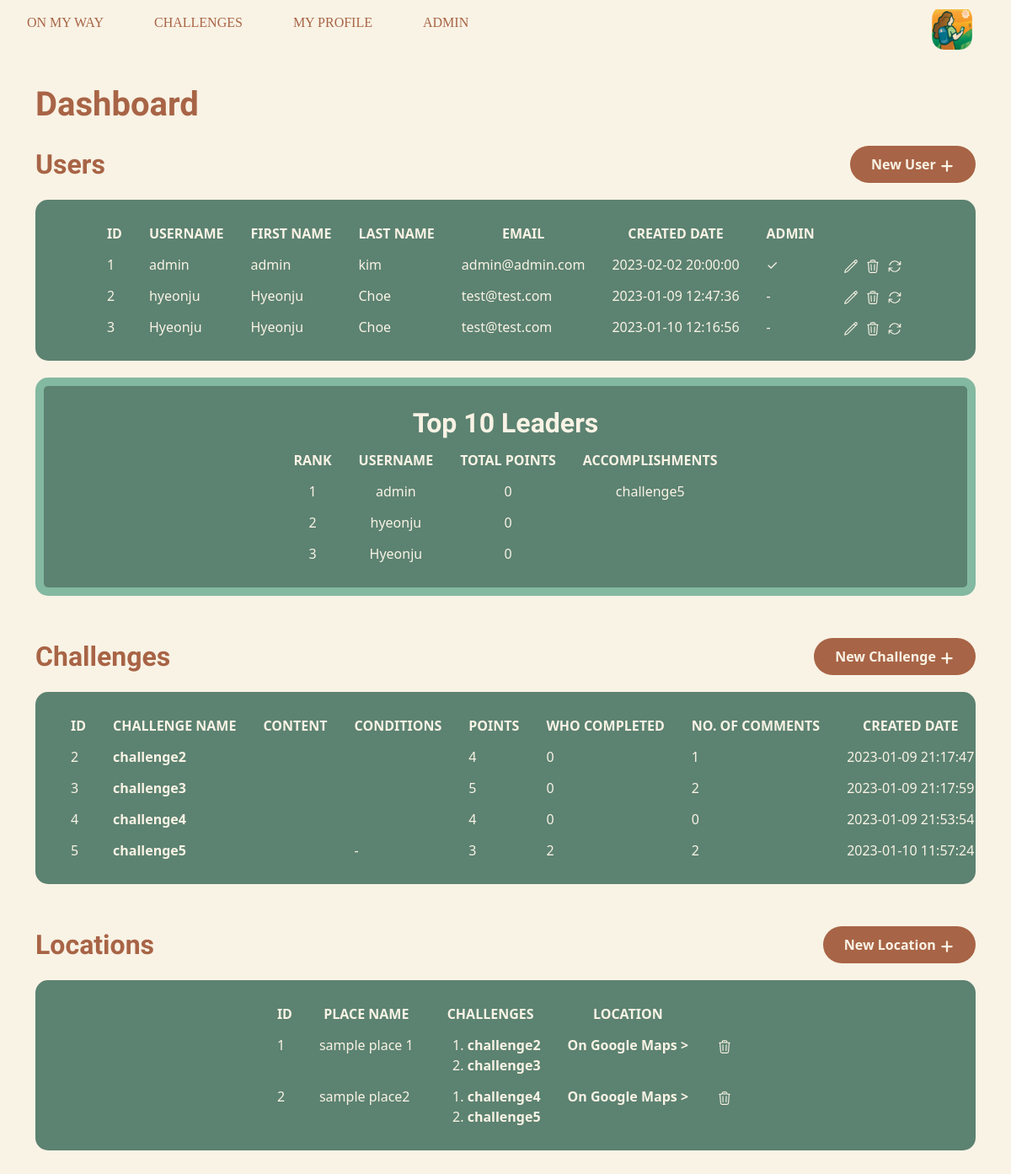
The app's page /index.php?action=admin (signed in) with its own data.
### tables this page shows
CREATE TABLE `users` (
  `id` int(11) NOT NULL,
  `username` varchar(64) NOT NULL,
  `password` varchar(64) NOT NULL,
  `first_name` varchar(64) NOT NULL,
  `last_name` varchar(64) NOT NULL,
  `email` varchar(64) NOT NULL,
  `created_date` datetime NOT NULL,
  `points_total` int(11) DEFAULT 0,
  `admin` tinyint(1) NOT NULL,
  `is_deleted` tinyint(1) NOT NULL
);

CREATE TABLE `challenges` (
  `id` int(11) NOT NULL,
  `name` varchar(30) DEFAULT NULL,
  `content` text NOT NULL,
  `place_id` int(11) NOT NULL,
  `conditions` varchar(100) DEFAULT NULL,
  `score` int(11) DEFAULT NULL,
  `users_accomplished` int(11) DEFAULT NULL,
  `created_date` datetime NOT NULL DEFAULT current_timestamp(),
  `updated_date` datetime NOT NULL DEFAULT current_timestamp()
);

CREATE TABLE `places` (
  `id` int(11) NOT NULL,
  `name` varchar(30) DEFAULT NULL,
  `latitude` decimal(18,15) NOT NULL DEFAULT 37.536228509594000,
  `longitude` decimal(18,15) NOT NULL DEFAULT 126.894975568805080
);

### controller/adminContr.class.php (called while the page is built, shortened)
<?php
include_once './model/adminManager.php';
include_once './model/challengeManager.php';
class AdminContr {
    public static function admin(){
        $manager = new Admin();
        $users = $manager->listUsers();
        $c_manager = new ChallengeManager();
        $challenges = $c_manager->getChallDataForAdmin();
        $places = $c_manager->getPlacesForAdmin();
        function stringToArray($string) {
            return explode(',', $string);
        }
        include './view/adminView.php';
    }
}

### model/adminManager.php (called while the page is built, shortened)
<?php
class Admin extends Db {
    public function listUsers()
    {
        $db = Db::connectDB();
        $users = $db->query('SELECT * FROM users WHERE is_deleted = 0');
        $users = $users->fetchAll(PDO::FETCH_ASSOC);
        return $users;
    }
}

### model/challengeManager.php (called while the page is built, shortened)
<?php
class ChallengeManager extends Db {
    public function getChallDataForAdmin() {
        $db = $this->connectDB();
        $challenges = $db->query(
            'SELECT
                challenges.id,
                challenges.name,
                challenges.content,
                challenges.conditions,
                challenges.score,
                challenges.created_date,
                challenges.updated_date,
                COUNT(user_challenge_r.id) as user_count,
                COUNT(challenge_comments.id) as comment_count
            FROM challenges
            LEFT JOIN user_challenge_r
                ON user_challenge_r.challenge_id = challenges.id
            LEFT JOIN challenge_comments
            	ON challenges.id = challenge_comments.challenge_id
            GROUP BY challenges.id;'
        );
        $challenges = $challenges->fetchAll();
        return $challenges;
    }
    public function getPlacesForAdmin() {
        $db = $this->connectDB();
        $places = $db->query(
            'SELECT
                places.id,
                places.name,
                CONCAT(places.latitude, ",", places.longitude) AS location,
                GROUP_CONCAT(challenges.name) AS challenges
            FROM places
            LEFT JOIN challenges
                ON challenges.place_id = places.id
            GROUP BY places.id;'
        );
        $places = $places->fetchAll();
        return $places;
    }
}

### view/adminView.php (the view, shortened to what this page needs)
<div class="container admin-view">
    <h1>Dashboard</h1>
    <div class="row admin-section">
        <div class="admin-title">
            <div>
                <h2>Users</h2>
            </div>
            <div>
                <div class="add-btn">
                    <a href="<?= ROOT ?>admin_register">New User
                        <div class="icon">
                            <svg xmlns="http://www.w3.org/2000/svg" fill="none" viewBox="0 0 24 24" stroke-width="3" stroke="currentColor" class="w-6 h-6">
                                <path stroke-linecap="round" stroke-linejoin="round" d="M12 4.5v15m7.5-7.5h-15" />
                            </svg>
                        </div>
                    </a>
                </div>
            </div>
        </div>
        <div>
            <div class="list-box">
                <table class="admin-table">
                    <thead>
                        <tr>
                            <th>ID</th>
                            <th>USERNAME</th>
                            <th>FIRST NAME</th>
                            <th>LAST NAME</th>
                            <th>EMAIL</th>
                            <th>CREATED DATE</th>
                            <th>ADMIN</th>
                            <th></th>
                        </tr>
                    </thead>
                    <tbody>
                        <?php foreach ($users as $user) { ?>
                                <tr>
                                    <td><?= $user['id']; ?></td>
                                    <td><?= $user['username']; ?></td>
                                    <td class="truncateTxt"><?= $user['first_name']; ?></td>
                                    <td class="truncateTxt"><?= $user['last_name']; ?></td>
                                    <td><?= $user['email']; ?></td>
                                    <td><?= $user['created_date']; ?></td>
                                    <td><?= $user['admin']==1 ? "✓":"-"; ?></td>
                                    <td>
                                        <a href="<?= ADMIN_EDIT_PATH ?>&id=<?=$user['id']?>" class="admin-table-btn" title="Edit">
                                            <div class="icon">
                                            </div>
                                        </a>
                                        <button type="button" class=" admin-table-btn delete-user" name="delete" data-id="<?= $user['id'] ?>" title="Delete">
                                            <div class="icon">
                                            </div>
                                        </button>
                                        <button type="button" class="reset-password admin-table-btn" name="reset" data-id=<?= $user['id'] ?> title="Reset PW to 0000">
                                            <div class="icon">
                                            </div>
                                        </button>
                                    </td>
                                </tr>
                        <?php } ?>
                    </tbody>
                </table>
            </div>
        </div>
        <div>
            <div class="list-box" id="leaders">
                <?php include_once 'view/leaderboardView.php'; ?>
            </div>
        </div>
    </div>
    <div class="row admin-section">
        <div class="admin-title">
            <div>
                <h2>Challenges</h2>
            </div>
            <div>
                <div class="add-btn">
                    <a href="<?= CREATE_CHALLENGE_PATH ?>">New Challenge
                        <div class="icon">
                            <svg xmlns="http://www.w3.org/2000/svg" fill="none" viewBox="0 0 24 24" stroke-width="3" stroke="currentColor" class="w-6 h-6">
                                <path stroke-linecap="round" stroke-linejoin="round" d="M12 4.5v15m7.5-7.5h-15" />
                            </svg>
                        </div>
                    </a>
                </div>
            </div>
        </div>
        <div>
            <div class="list-box">
                <table class="admin-table">
                    <form action="<?= ADMIN_PATH ?>" method="POST">
                        <thead>
                            <tr>
                                <th>ID</th>
                                <th>CHALLENGE NAME</th>
                                <th>CONTENT</th>
                                <th>CONDITIONS</th>
                                <th>POINTS</th>
                                <th>WHO COMPLETED</th>
                                <th>NO. OF COMMENTS</th>
                                <th>CREATED DATE</th>
                            </tr>
                        </thead>
                        <tbody>
                            <?php foreach ($challenges as $challenge) { ?>
                            <tr id="ch-<?= $challenge['name'] ?>">
                                <td><?= $challenge['id']; ?></td>
                                <td><a href="<?= CHALLENGE_PATH ?>&id=<?= $challenge['id']; ?>"><?= $challenge['name']; ?></a></td>
                                <td class="truncateTxt"><?= $challenge['content']; ?></td>
                                <td class="truncateTxt"><?= $challenge['conditions']; ?></td>
                                <td><?= $challenge['score']; ?></td>
                                <td><?= $challenge['user_count']; ?></td>
                                <td><?= $challenge['comment_count']; ?></td>
                                <td><?= $challenge['created_date']; ?></td>
                            </tr>
                            <?php } ?>
                        </tbody>
                    </form>
                </table>
            </div>
        </div>
    </div>
    <div class="row admin-section">
        <div class="admin-title">
            <div>
                <h2>Locations</h2>
            </div>
            <div>
                <div class="add-btn">
                    <a href="<?= ADD_PLACE_PATH ?>">New Location
                        <div class="icon">
                            <svg xmlns="http://www.w3.org/2000/svg" fill="none" viewBox="0 0 24 24" stroke-width="3" stroke="currentColor" class="w-6 h-6">
                                <path stroke-linecap="round" stroke-linejoin="round" d="M12 4.5v15m7.5-7.5h-15" />
                            </svg>
                        </div>
                    </a>
                </div>
            </div>
        </div>
        <div>
            <div class="list-box">
                <table class="admin-table">
                    <form action="<?= ADMIN_PATH ?>" method="POST">
                        <thead>
                            <tr>
                                <th>ID</th>
                                <th>PLACE NAME</th>
                                <th>CHALLENGES</th>
                                <th>LOCATION</th>
                                <th></th>
                            </tr>
                        </thead>
                        <tbody>
                            <?php foreach ($places as $place) { ?>
                            <tr>
                                <td><?= $place['id']; ?></td>
                                <td><?= $place['name']; ?></td>
                                <td>
                                    <?php if($place['challenges'] != ''): ?>
                                        <ol>
                                        <?php
                                            $p_challenges = stringToArray($place['challenges']);
                                            for ($i=0;$i<count($p_challenges);$i++):
                                        ?>
                                            <li><a href="#ch-<?= $p_challenges[$i] ?>"><?= $p_challenges[$i] ?></a></li>
                                            <?php endfor ?>
                                        </ol>
                                    <?php endif ?>
                                </td>
                                <td><a href="https://www.google.com/maps/search/<?= $place['location'] ?>" target="_blank">On Google Maps ></a></td>
                                <td><button type="submit" name="delete-Place" value="<?= $place['id'] ?>" class="admin-table-btn" title="Delete">
                                    <div class="icon">
                                    </div>
                                </button></td>
                            </tr>
                            <?php } ?>
                        </tbody>
                    </form>
                </table>
            </div>
        </div>
    </div>
</div>
<?php
    include 'template.php';
?>

### records on screen
users: id "1", username "admin", first_name "admin", last_name "kim", email "admin@admin.com", created_date "2023-02-02 20:00:00"
users: id "2", username "hyeonju", first_name "Hyeonju", last_name "Choe", email "test@test.com", created_date "2023-01-09 12:47:36"
users: id "3", username "Hyeonju", first_name "Hyeonju", last_name "Choe", email "test@test.com", created_date "2023-01-10 12:16:56"
challenges: id "2", name "challenge2", score "4", user_count "0", comment_count "1", created_date "2023-01-09 21:17:47"
challenges: id "3", name "challenge3", score "5", user_count "0", comment_count "2", created_date "2023-01-09 21:17:59"
challenges: id "4", name "challenge4", score "4", user_count "0", comment_count "0", created_date "2023-01-09 21:53:54"
challenges: id "5", name "challenge5", conditions "-", score "3", user_count "2", comment_count "2", created_date "2023-01-10 11:57:24"
places: id "1", name "sample place 1", i "challenge2", i "challenge3"
places: id "2", name "sample place2", i "challenge4", i "challenge5"

### other values on screen
$leader['username'] "admin"
$leader['points_total'] "0"
$leader['challenges'] "challenge5"
$leader['username'] "hyeonju"
$leader['username'] "Hyeonju"
